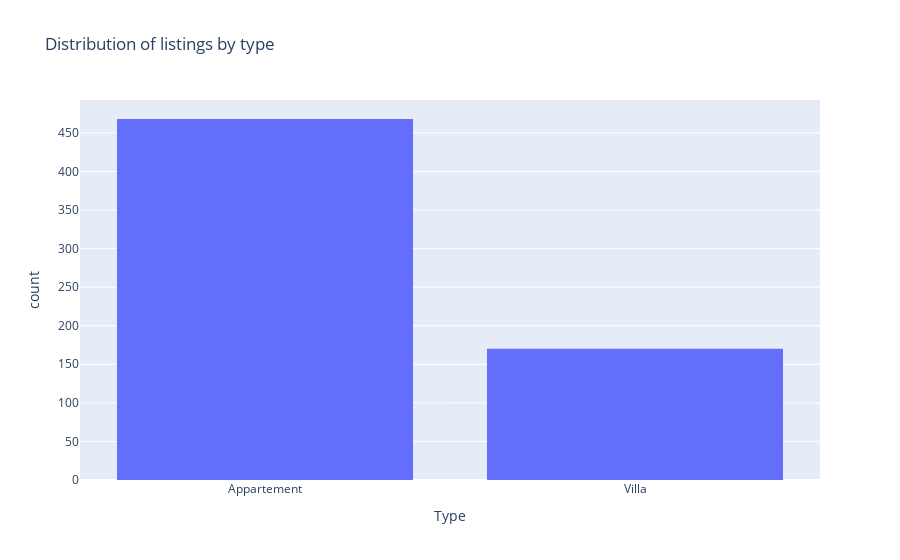

Notebook cell for this chart:
### Code cell
px.histogram(data, x='Type', title='Distribution of listings by type').show()

### Figure 1 — Plotly figure (JSON) as saved in the notebook; plotly's stock layout.template omitted (floating-point values rounded to 4 significant figures; data arrays with more than 128 entries replaced by an {"elided": "..."} marker saying what was removed)
{"data": [{"alignmentgroup": "True", "bingroup": "x", "hovertemplate": "Type=%{x}<br>count=%{y}<extra></extra>", "legendgroup": "", "marker": {"color": "#636efa", "pattern": {"shape": ""}}, "name": "", "offsetgroup": "", "orientation": "v", "showlegend": false, "type": "histogram", "x": {"elided": "638 str values"}, "xaxis": "x", "yaxis": "y"}], "layout": {"barmode": "relative", "legend": {"tracegroupgap": 0}, "title": {"text": "Distribution of listings by type"}, "xaxis": {"anchor": "y", "domain": [0, 1], "title": {"text": "Type"}}, "yaxis": {"anchor": "x", "domain": [0, 1], "title": {"text": "count"}}}}
